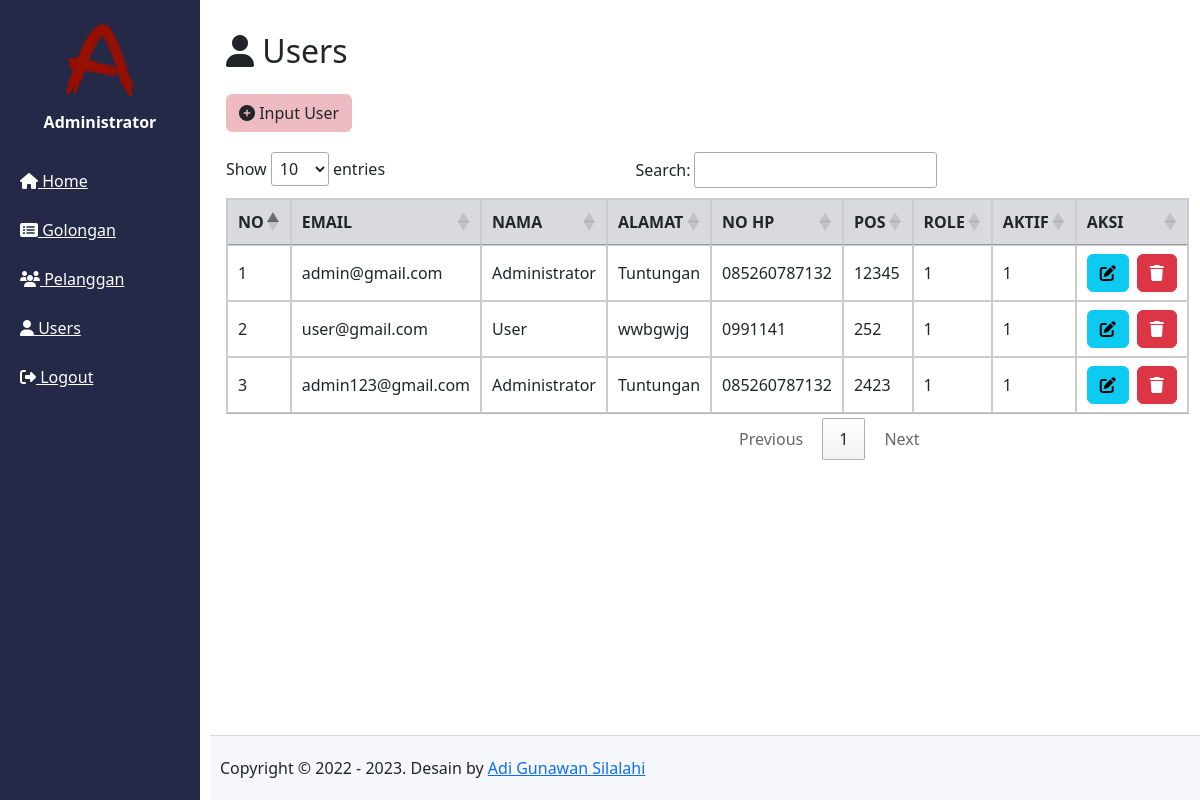
The app's page /users (signed in) with its own data.
### tables this page shows
CREATE TABLE `tb_users` (
  `user_id` int(11) NOT NULL,
  `user_email` varchar(50) NOT NULL,
  `user_password` varchar(100) NOT NULL,
  `user_name` varchar(100) DEFAULT NULL,
  `user_alamat` text NOT NULL,
  `user_hp` varchar(20) NOT NULL,
  `user_pos` varchar(50) NOT NULL,
  `user_role` tinyint(2) NOT NULL,
  `user_aktif` tinyint(2) NOT NULL,
  `created_at` timestamp NOT NULL DEFAULT current_timestamp(),
  `updated_at` datetime DEFAULT NULL
);

### app/core/Controller.php (called while the page is built, shortened)
<?php
class Controller
{
	public function dashboard($view, $data = [])
	{
		require_once ROOT . "layouts/dashboard.php";
	}
}

### app/controllers/Users.php (called while the page is built, shortened)
<?php
class Users extends Controller
{
	public object $model;
	public function __construct()
	{
		$this->model = new \App\Models\User();
	}
	public function index()
	{
		$data['rows'] = $this->model->show();
		$this->dashboard('users/index', $data);
	}
}

### index.php (called while the page is built, shortened)
<?php
new App\Core\Bootstrap();

### app/core/Model.php (called while the page is built, shortened)
<?php
class Model
{
	public function __construct()
	{
		try {
			$this->db = new PDO("mysql:host=localhost;dbname=db_mvc", "root", "");
		} catch (Exception $e) {
			die("error! " . $e->getMessage());
		}
	}
}

### app/models/User.php (called while the page is built, shortened)
<?php
class User extends Model
{
      public function show()
      {
            $query = "SELECT * FROM tb_users";
            $stmt = $this->db->prepare($query);
            $stmt->execute();
            return $this->selects($stmt);
      }
}

### app/views/users/index.php (the view)
<h2 class="mt-3"><i class="fas fa-user"></i> Users</h2>
<a href="<?php echo URL; ?>/users/input" class="btn mt-3" style="background-color:#eebbc3;"><i class="fas fa-plus-circle"></i> Input User</a>
<table id="dtb">
      <thead>
            <tr>
                  <th>NO</th>
                  <th>EMAIL</th>
                  <th>NAMA</th>
                  <th>ALAMAT</th>
                  <th>NO HP</th>
                  <th>POS</th>
                  <th>ROLE</th>
                  <th>AKTIF</th>
                  <th>AKSI</th>
            </tr>
      </thead>
      <?php $no = 1;
      foreach ($data['rows'] as $row) { ?>
            <tr>
                  <td><?php echo $no; ?></td>
                  <td><?php echo $row['user_email']; ?></td>
                  <td><?php echo $row['user_name']; ?></td>
                  <td><?php echo $row['user_alamat']; ?></td>
                  <td><?php echo $row['user_hp']; ?></td>
                  <td><?php echo $row['user_pos']; ?></td>
                  <td><?php echo $row['user_role']; ?></td>
                  <td><?php echo $row['user_aktif']; ?></td>
                  <td class="d-flex gap-2">
                        <a href="<?php echo URL; ?>/users/edit/<?php echo $row['user_id']; ?>" class="btn btn-info"><i class="fas fa-edit"></i></a>
                        <a href="<?php echo URL; ?>/users/delete/<?php echo $row['user_id']; ?>" class="btn btn-danger" onclick="return confirm('Are you sure?')"><i class="fas fa-trash"></i></a>
                  </td>
            </tr>
      <?php $no++;
      } ?>
</table>

### layouts/assets/css/style.css (style rules this page uses)
body { font-family: 'Segoe UI', Tahoma, Geneva, Verdana, sans-serif; margin: 0; }
a { text-decoration: none; }
table { margin-top: 20px !important; border: 1px solid #cccccc; border-collapse: collapse; width: 100%; }
table th { border: 1px solid #cccccc; padding: 8px; background-color: #d8dadf; }
table td { border: 1px solid #cccccc; padding: 8px; }
.btn { background-color: #1a6ed8; border-radius: 4px; color: #ffffff; padding: 5px; }

### records on screen
tb_users: user_email "admin@gmail.com", user_name "Administrator", user_alamat "Tuntungan", user_hp "085260787132", user_pos "12345", user_role "1", user_aktif "1"
tb_users: user_email "user@gmail.com", user_name "User", user_alamat "wwbgwjg", user_hp "0991141", user_pos "252", user_role "1", user_aktif "1"
tb_users: user_email "admin123@gmail.com", user_name "Administrator", user_alamat "Tuntungan", user_hp "085260787132", user_pos "2423", user_role "1", user_aktif "1"

### other values on screen
$_SESSION['user_name'] "Administrator"
